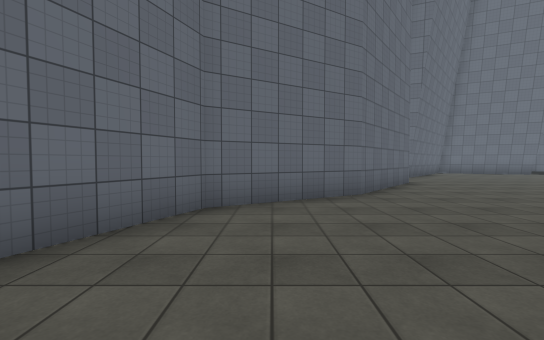
view 1 (above)

16 first-person views from a walk through a scene from a Unity 3-D project. The camera is 1.4 m above the floor, tilts 2° down and sees 90° across. The floor is counted in squares, 2 m on a side. Each view is taken from the middle of a square. On the plan, view 1 faces up. The plan holds only what a view shows up to about 9 squares ahead; the rest is blank. The place goes on beyond the plan. The player character is not drawn. Surface patterns are stand-ins for the level's own textures.

view 2
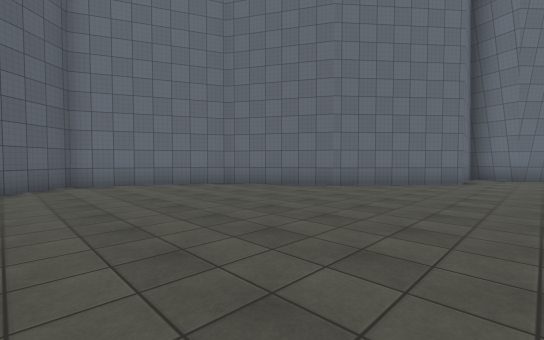

view 3
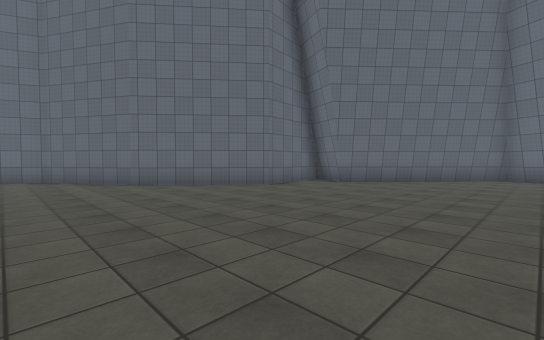

view 4
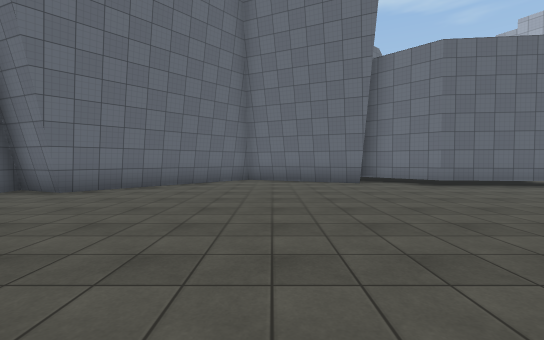

view 5
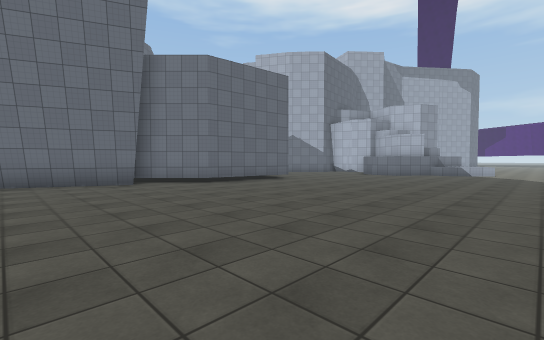

view 6
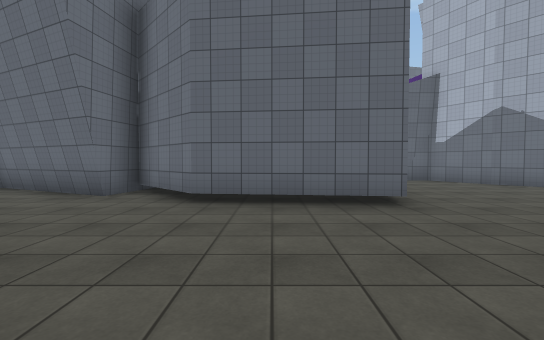

view 7
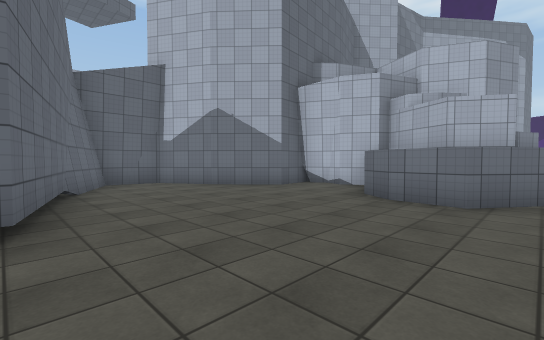

view 8
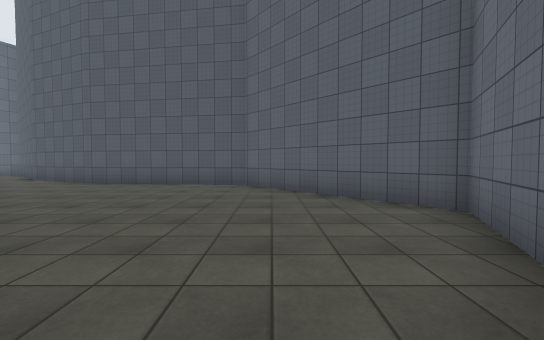

view 9
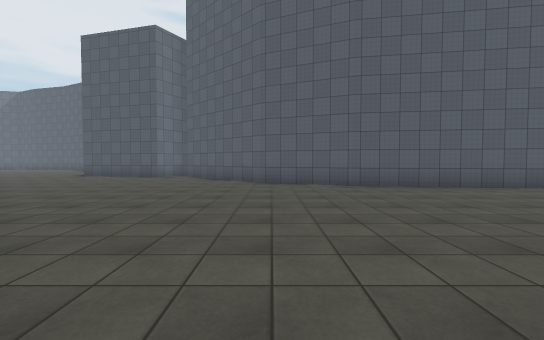

view 10
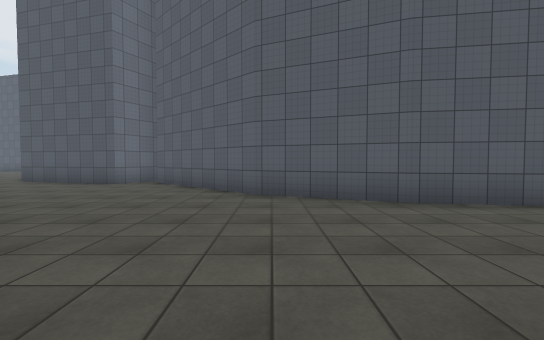

view 11
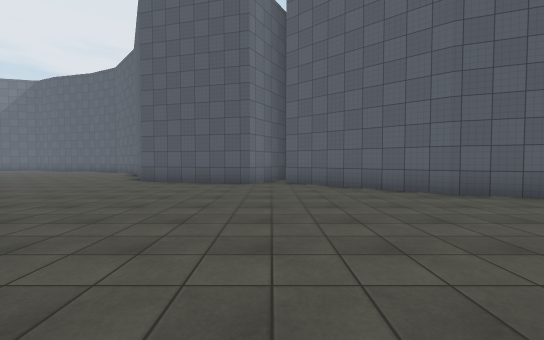

view 12
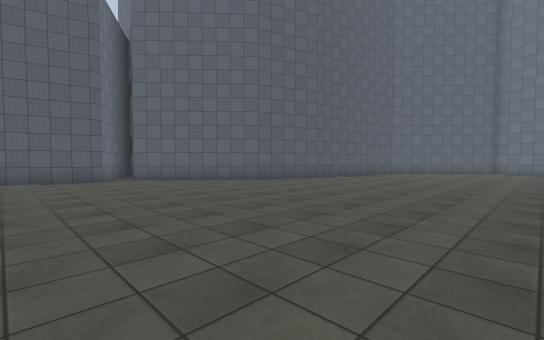

view 13
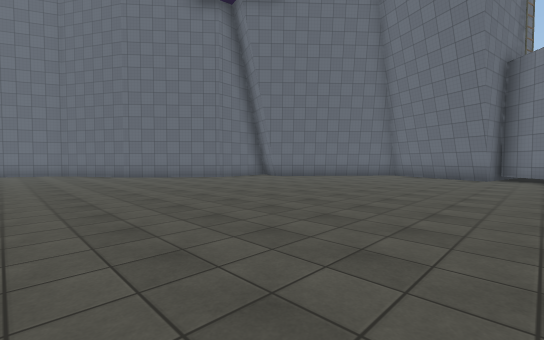

view 14
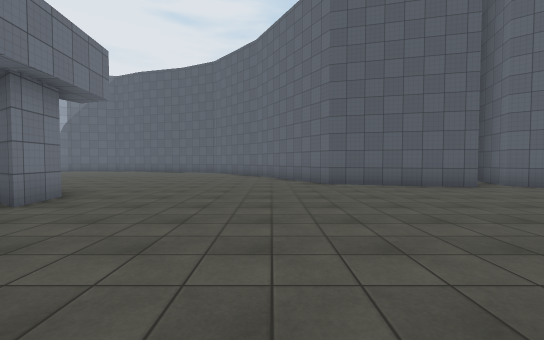

view 15
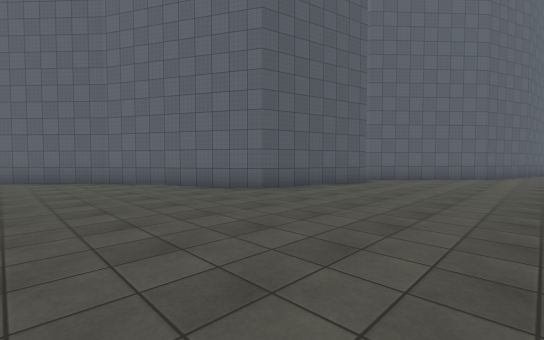

view 16
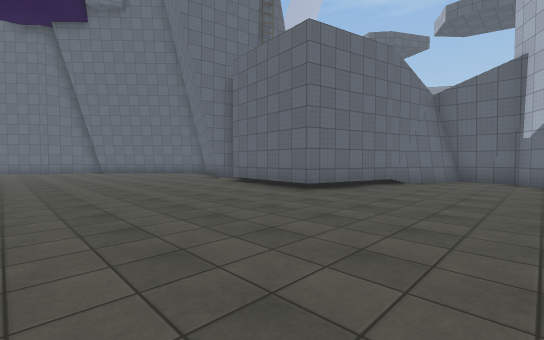

### Floor plan
Points are (right, up) in squares from view 1. A wall is a line through its corners. A room is listed if a view was taken in it or the views show most of it. See-through windows are left out.
Room 1 (views 1, 2, 3, 4, 5, 6, 7, 8, 9, 10, 11, 12, 13, 14, 15, 16)
walls: (12.7, 13.1) (9.1, 14.8) (5.4, 10.7) (4.1, 11.2) (4.3, 8.6) (1.8, 5.6) (-1, 4) (-2.7, 0.3) (0.8, -3.7) (5.7, -4.5) (8.3, -5.6) (11.5, -8.5); (12.1, -9.1) (12.6, -8.1) (16.3, -9) (18.7, -13.4) (21.1, -16); (22, -6.2) (21.8, -5) (22.5, -5.4); (23.6, 9.2) (22.8, 9.8) (22.9, 10.9) (23.5, 11.7); (19, 15.8) (18.1, 12.2) (14.7, 12.5) (12.9, 14.3); (23.6, 14.6) (22.4, 15.9) (21.5, 17.4) (20.5, 17.6); (21.1, 17.6) (19.9, 17.6) (18.8, 15.3)

Positions as (right, up) in squares from view 1, and headings:
1: (0, 0), facing up
2: (6, -1), facing up-left
3: (10, 3), facing up-left
4: (10, 5), facing up
5: (10, 5), facing up-right
6: (16, 8), facing up
7: (18, 9), facing up-right
8: (0, 4), facing down
9: (8, 3), facing down
10: (8, 0), facing down
11: (12, 0), facing down
12: (15, 2), facing down-left
13: (14, 2), facing up-left
14: (18, -1), facing down
15: (21, -4), facing down-left
16: (22, 7), facing up-left
